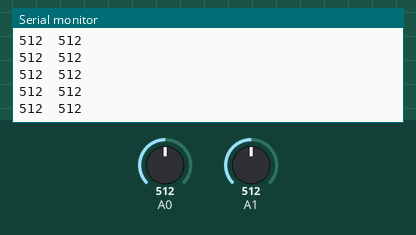
This sketch was run on a simulated Arduino Uno, built with avr-gcc and run on an emulated ATmega328P. Parts: the last lines printed to the serial monitor. The inputs (shaded band) are chosen by the test bench; at power-on: A0 = 512, A1 = 512. No radio packets arrive unless stated.

Above: at 1.2 s.
1.3 s: A0 set to 985
At 2.4 s:
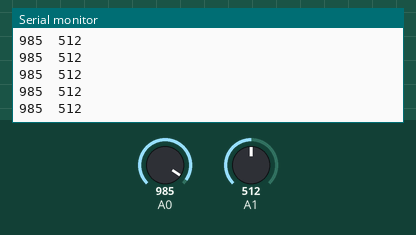
2.8 s: A0 set to 1008
At 3.6 s:
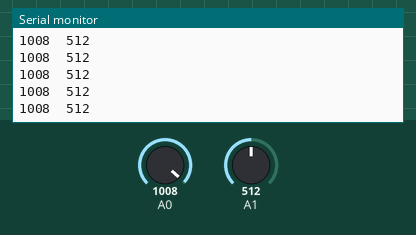
4.3 s: A1 set to 106
At 5.2 s:
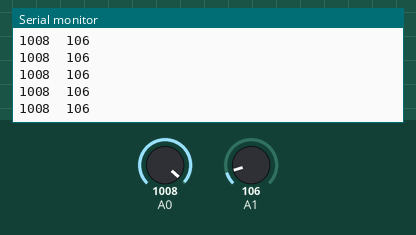
5.8 s: A1 set to 95
At 6.9 s:
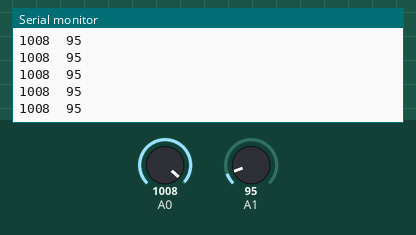
Timing chart, 0 to 8.8 s (numbered marks = the images above; inputs shaded):
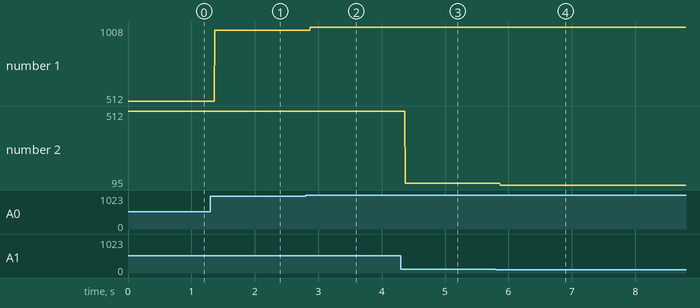

The sketch:

nRF_trans.ino
```cpp
#include <SPI.h>

#include "RF24.h"

int msg[2]; //SCK -> 13//MISO -> 12//MOSI -> 11//CSN -> 7//CE -> 8

RF24 radio(8,7);

const uint64_t pipe = 0xE8E8F0F0E1LL;

float val;

void setup(void)

{
Serial.begin(9600);
radio.begin();

radio.openWritingPipe(pipe);
//radio.setRetries(15, 15);

}

void loop(void)

{
msg[0]=analogRead(A0);
msg[1]=analogRead(A1);

Serial.print(msg[0]);
Serial.print("  ");
Serial.println(msg[1]);
radio.write(msg,sizeof(msg));


}
```

Measured:
- after the input at 1.3 s, the serial monitor: prints a new line after 0.07 s (image 1)
- after the input at 2.8 s, the serial monitor: prints a new line after 0.08 s (image 2)
- after the input at 4.3 s, the serial monitor: prints a new line after 0.07 s (image 3)
- after the input at 5.8 s, the serial monitor: prints a new line after 0.07 s (image 4)
- plotted number 1: 512 → 985 after the input at 1.3 s, 985 → 1008 after the input at 2.8 s
- plotted number 2: 512 → 106 after the input at 4.3 s, 106 → 95 after the input at 5.8 s
